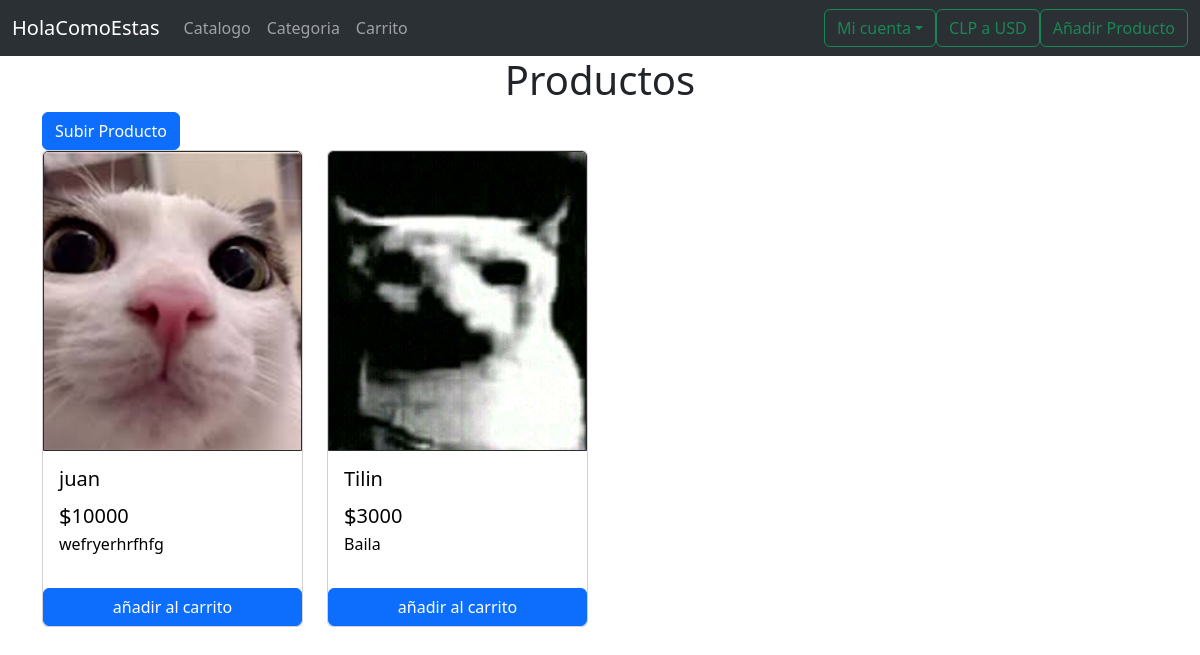
/market/listarProductos, run on an earlier commit of the app's database.
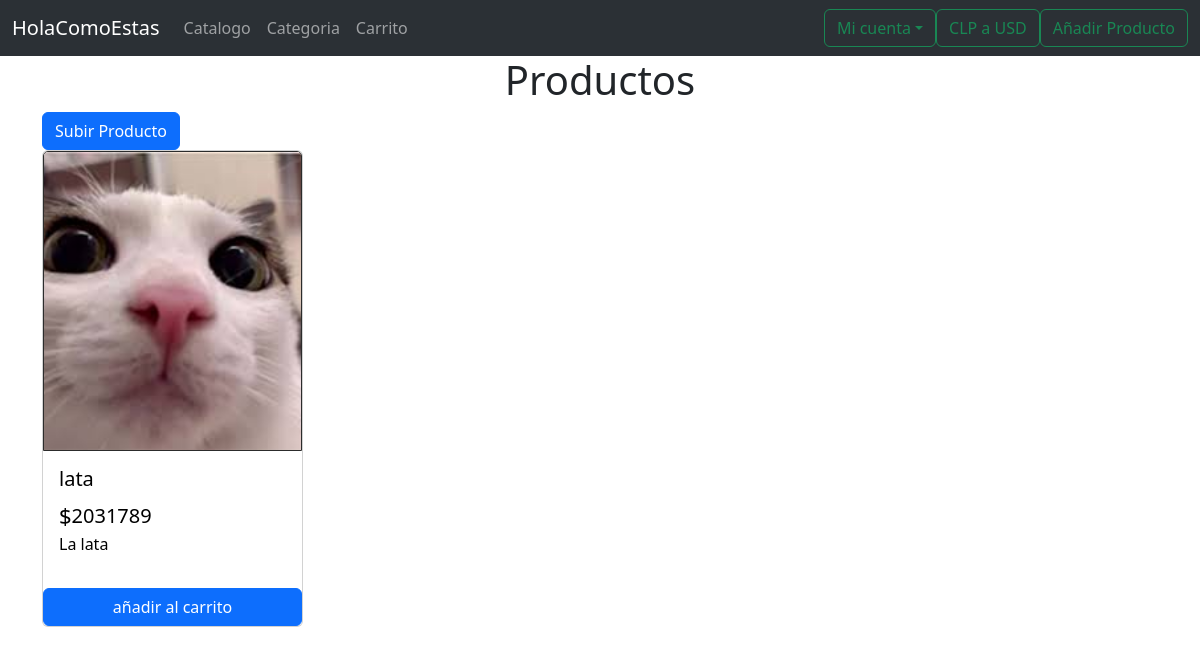
And on a later commit of the database.
### market/models.py (models this page shows, shortened)
class Productos(models.Model):
    nombre = models.CharField(max_length=50)
    precio = models.CharField(max_length=10)
    imagen = models.FileField(upload_to='imagenesProductos/', null=True)
    descripcion = models.TextField()
    fecha_creacion = models.DateTimeField(auto_now_add=True)
    fecha_modificacion = models.DateTimeField(auto_now=True)
    Categoria = models.ForeignKey(Categoria, on_delete=models.CASCADE)

### market/views.py (the view)
# urls.py: path('listarProductos', views.listarProductos, name='listarProductos'),
def listarProductos(request):
    listadoProductos = Productos.objects.all()
    context = {'listadoProductos': listadoProductos}
    context['MEDIA_URL'] = MEDIA_URL
    return render(request, 'listarProductos.html', context)

### market/models.py (called while the page is built)
    def __str__(self):
        return self.nombre + ' ' + self.descripcion

### market/templates/listarProductos.html (shortened to what this page needs)
{% extends "plantillaBase.html" %}
{% load static %}
{% block css %}
<link rel="stylesheet" type="text/css" href="{% static '../static/css/styleBusqueda.css' %}">
{% endblock %}
{% block tituloPrincipal %} Productos {% endblock %}
{% block contenido %}
<a href="{% url 'anadirProductoForm' %}" class="btn btn-primary">Subir Producto</a>
{% endblock %}
{% block listado %}
<table class="table table-responsive table-striped">
    <div class="row row-cols-1 row-cols-md-4 g-4 cont-filt">
        {% for producto in listadoProductos %}
        <div>
            <div class="col {{ producto.Categoria }} filterDiv show " id="{{ producto.Categoria }}">
                <div class="card h-100">
                    <a href="{% url 'verProducto' producto.id %}" class="cartas">
                        <img src="{{MEDIA_URL}}{{ producto.imagen }}" class="card-img-top"  alt="Fallo al cargar">
                        <div class="card-body">
                            <h5 class="card-title">{{ producto.nombre }}</h5>
                            <div class="sc-prec">
                                $<p class="card-text " id="precio">{{ producto.precio }}</p>
                            </div>
                            <p class="card-text">{{ producto.descripcion }}</p>
                        </div>
                    </a>
                    <a href="{% url 'anadirCarrito' pk=producto.id %}" class="btn carri btn-primary">añadir al carrito</a>
                </div>
            </div>
        </div>
        {% endfor %}
    </div>
</table>
{% endblock %}

What changed in the data, as far as the page shows it:
removed Productos: imagen (picture), nombre "juan", precio "10000", descripcion "wefryerhrfhfg"
removed Productos: imagen (picture), nombre "Tilin", precio "3000", descripcion "Baila"
added Productos: imagen (picture), nombre "lata", precio "2031789", descripcion "La lata"
